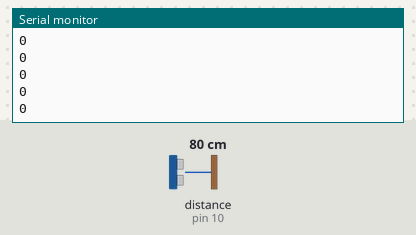
The sketch below on a simulated Arduino Uno, built with avr-gcc and run on an emulated ATmega328P. Parts: the last lines printed to the serial monitor. Wiring (inferred from the names in the program): ultrasonic range finder: trigger pin 9; echo pin 10. Inputs (shaded band) come from the test bench; at power-on: distance to the obstacle (sensor on pin 10) 80 cm. The echo pulse lasts 58.3 µs per cm.

Above: at 1.2 s.
1.3 s: distance to the obstacle (sensor on pin 10) set to 2 cm
At 1.34 s:
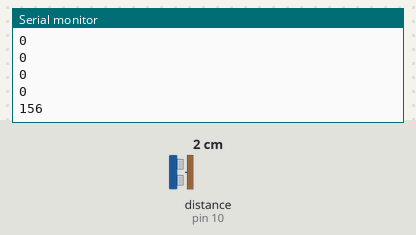
2.8 s: distance to the obstacle (sensor on pin 10) set to 4 cm
At 2.82 s:
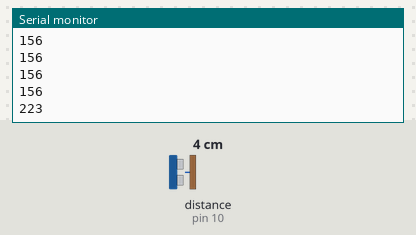
Timing chart, 0 to 5.8 s (numbered marks = the images above; inputs shaded):
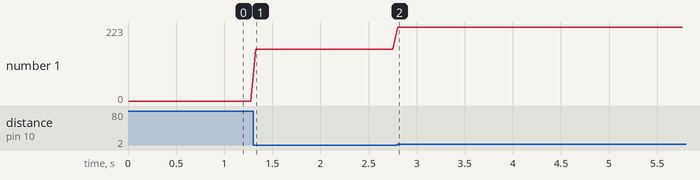

The sketch:

theramin.ino
```cpp
//
// Ultrasonic Sensor code from:
// https://projecthub.arduino.cc/Isaac100/getting-started-with-the-hc-sr04-ultrasonic-sensor-7cabe1
//

const int trigPin = 9;
const int echoPin = 10;

float duration, distance, percentage, output;

const int maxDistance = 30;

void setup() {
  pinMode(trigPin, OUTPUT);
	pinMode(echoPin, INPUT);
	Serial.begin(9600);
}

void loop() {
  digitalWrite(trigPin, LOW);
	delayMicroseconds(2);
	digitalWrite(trigPin, HIGH);
	delayMicroseconds(10);
	digitalWrite(trigPin, LOW);

  duration = pulseIn(echoPin, HIGH);

  distance = (duration*.0343)/2;

  if (distance > maxDistance) {
    distance = maxDistance;
  }
  else {
    percentage = distance / maxDistance;
    output = (percentage * 1000) + 100;
  }

  int add = (int)output;
  Serial.println(add);

  //Serial.print("Duration: ");
	//Serial.print(duration);
  //Serial.print("\tDistance: ");
	//Serial.print(distance);
  //Serial.print("\tAdd: ");
	//Serial.println(add);
	delay(50);
}
```

Measured:
- after the input at 1.3 s, the serial monitor: prints a new line at once (image 1)
- after the input at 2.8 s, the serial monitor: prints a new line at once (image 2)
- plotted number 1: 0 → 156 after the input at 1.3 s, 156 → 223 after the input at 2.8 s
